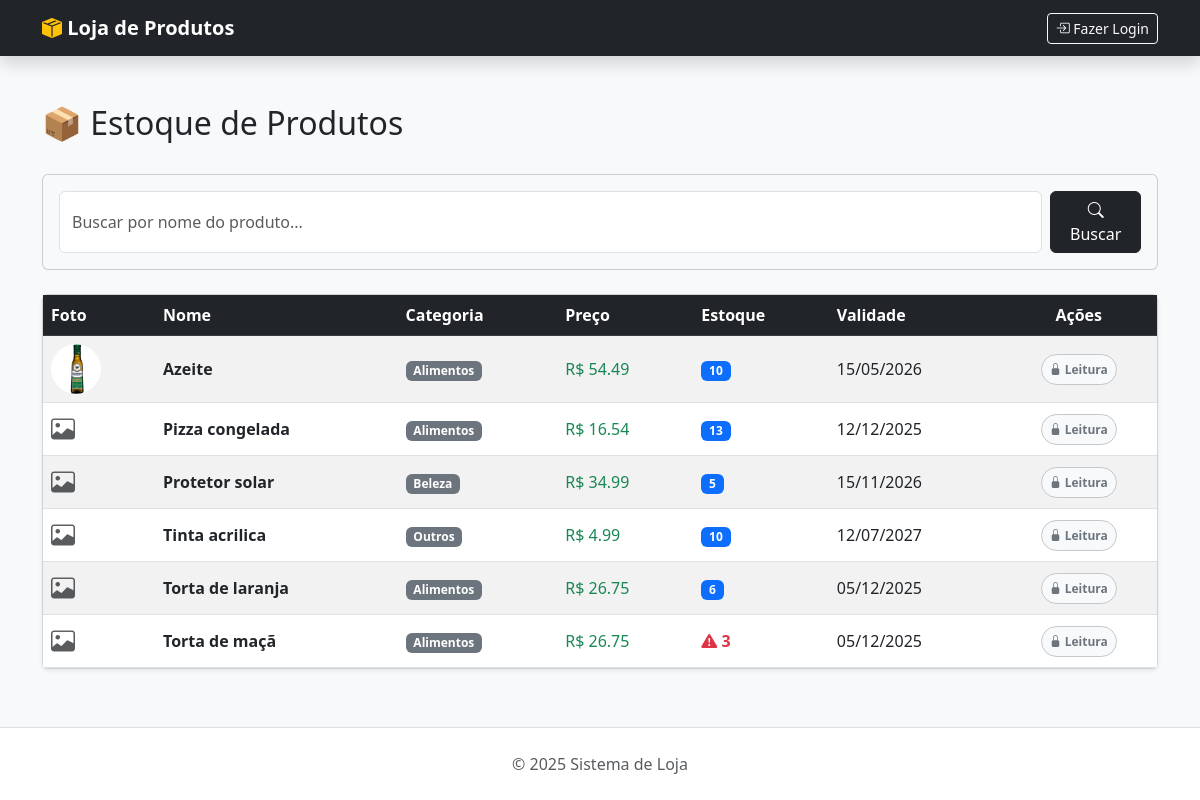
The page / on the database its author committed.
### gestao/models.py (models this page shows, shortened)
class Produto(models.Model):
    nome = models.CharField(max_length=100)
    descricao = models.TextField()
    preco = models.DecimalField(max_digits=10, decimal_places=2)
    validade = models.DateField()
    quantidade = models.IntegerField(default=0)
    foto = models.ImageField(upload_to='produtos/', blank=True, null=True)
    categoria = models.ForeignKey(Categoria, on_delete=models.SET_NULL, null=True, blank=True)

class Categoria(models.Model):
    nome = models.CharField(max_length=50, unique=True)

### gestao/views.py (the view)
# urls.py: path('', views.produto_list, name='produto_list'),
def produto_list(request):
    produtos = Produto.objects.all().order_by('nome')
    search_query = request.GET.get('q')
    if search_query:
        produtos = produtos.filter(nome__icontains=search_query)
    return render(request, 'gestao/produto_list.html', {'produtos': produtos})

### gestao/templates/gestao/produto_list.html (shortened to what this page needs)
{% extends 'gestao/base.html' %}
{% block content %}
    <div class="row mb-4 align-items-center">
        <div class="col-md-6">
            <h2>📦 Estoque de Produtos</h2>
        </div>
    </div>
    <div class="card mb-4 bg-light">
        <div class="card-body">
            <form method="GET" class="d-flex gap-2">
                <input type="text" name="q" class="form-control" placeholder="Buscar por nome do produto..." value="{{ request.GET.q }}">
                <button type="submit" class="btn btn-dark">
                    <i class="bi bi-search"></i> Buscar
                </button>
            </form>
        </div>
    </div>
    <div class="card shadow-sm">
        <div class="card-body p-0">
            <table class="table table-hover table-striped mb-0 align-middle">
                <thead class="table-dark">
                    <tr>
                        <th>Foto</th>
                        <th>Nome</th>
                        <th>Categoria</th> <th>Preço</th>
                        <th>Estoque</th>
                        <th>Validade</th>
                        <th class="text-center">Ações</th>
                    </tr>
                </thead>
                <tbody>
                    {% for produto in produtos %}
                    <tr>
                         <td>
                            {% if produto.foto %}
                                <img src="{{ produto.foto.url }}" alt="{{ produto.nome }}" width="50" height="50" class="rounded-circle">
                            {% else %}
                                <i class="bi bi-image text-muted fs-4"></i>
                            {% endif %}
                        </td>
                        <td class="fw-bold">{{ produto.nome }}</td>
                       <td>
                            {% if produto.categoria %}
                                <span class="badge bg-secondary">{{ produto.categoria.nome }}</span>
                            {% else %}
                                <span class="text-muted small">Sem categoria</span>
                            {% endif %}
                        </td>
                        <td class="text-success">R$ {{ produto.preco }}</td>
                        <td>
                            {% if produto.quantidade < 5 %}
                                <span class="text-danger fw-bold">
                                    <i class="bi bi-exclamation-triangle-fill"></i> {{ produto.quantidade }}
                                </span>
                            {% else %}
                                <span class="badge bg-primary">{{ produto.quantidade }}</span>
                            {% endif %}
                        </td>
                        <td>{{ produto.validade|date:"d/m/Y" }}</td>
                        <td class="text-center">
                            {% if not perms.gestao.change_produto and not perms.gestao.delete_produto %}
                                <span class="badge rounded-pill bg-light text-secondary border border-secondary-subtle p-2">
                                    <i class="bi bi-lock-fill"></i> Leitura
                                </span>
                            {% endif %}
                        </td>
                    </tr>
                    {% endfor %}
                </tbody>
            </table>
        </div>
    </div>
{% endblock %}

### rows shown on the page
Produto: foto (picture), nome "Azeite", categoria.nome "Alimentos", preco "54.49", quantidade "10", validade "15/05/2026"
Produto: nome "Pizza congelada", categoria.nome "Alimentos", preco "16.54", quantidade "13", validade "12/12/2025"
Produto: nome "Protetor solar", categoria.nome "Beleza", preco "34.99", quantidade "5", validade "15/11/2026"
Produto: nome "Tinta acrilica", categoria.nome "Outros", preco "4.99", quantidade "10", validade "12/07/2027"
Produto: nome "Torta de laranja", categoria.nome "Alimentos", preco "26.75", quantidade "6", validade "05/12/2025"
Produto: nome "Torta de maçã", categoria.nome "Alimentos", preco "26.75", quantidade "3", validade "05/12/2025"
